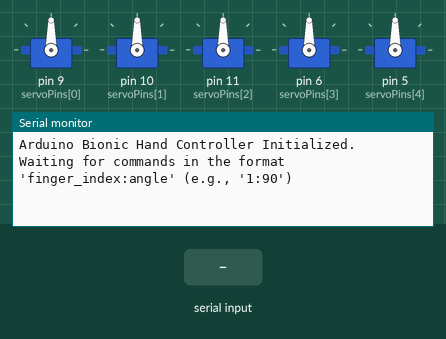
The sketch below on a simulated Arduino Uno, built with avr-gcc and run on an emulated ATmega328P. On the bench: 5 × servo, the last lines printed to the serial monitor. Inputs (shaded band) come from the test bench.

Above: at 1.2 s.
1.3 s: "90:45\n" received over Serial
At 1.9 s:
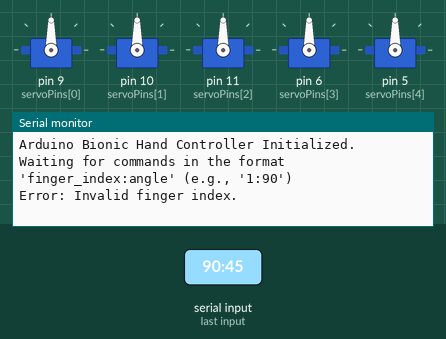
2.8 s: "5\n" received over Serial
At 4.0 s:
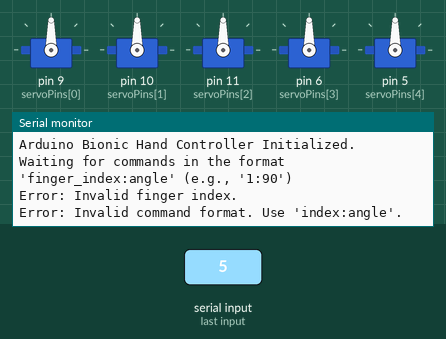
4.3 s: "1:90\n" received over Serial
At 5.4 s:
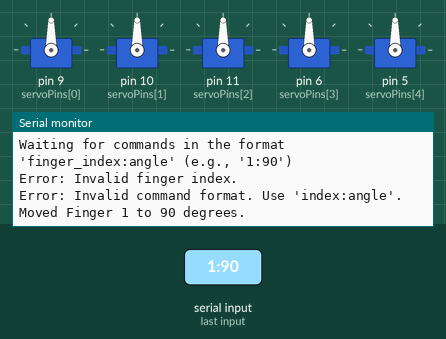

The sketch:

bionic-hand.ino
```cpp
// Bionic Hand Control Firmware
// This code runs on the Arduino Uno and waits for commands from Python.

#include <Servo.h>

// --- Configuration ---
const int NUM_SERVOS = 5;
// Assign the Arduino pins to which the servo signal wires are connected.
// Make sure these are PWM pins (usually marked with a '~').
const int servoPins[NUM_SERVOS] = {9, 10, 11, 6, 5}; // Thumb, Index, Middle, Ring, Pinky

// Create an array of Servo objects
Servo servos[NUM_SERVOS];

void setup() {
  // Start the serial communication at a 9600 baud rate.
  // This must match the rate used in the Python script.
  Serial.begin(9600);
  Serial.println("Arduino Bionic Hand Controller Initialized.");
  Serial.println("Waiting for commands in the format 'finger_index:angle' (e.g., '1:90')");

  // Attach each servo object to its corresponding pin
  for (int i = 0; i < NUM_SERVOS; i++) {
    servos[i].attach(servoPins[i]);
  }
}

void loop() {
  // Check if there is data available to read from the serial port
  if (Serial.available() > 0) {
    // Read the incoming string until the newline character
    String command = Serial.readStringUntil('\n');

    // Find the position of the colon ':' separator
    int colonIndex = command.indexOf(':');

    // If a colon is found, parse the string
    if (colonIndex > 0) {
      // Extract the finger index part and convert it to an integer
      String indexStr = command.substring(0, colonIndex);
      int fingerIndex = indexStr.toInt();

      // Extract the angle part and convert it to an integer
      String angleStr = command.substring(colonIndex + 1);
      int angle = angleStr.toInt();

      // Validate the received data
      if (fingerIndex >= 0 && fingerIndex < NUM_SERVOS) {
        // Constrain the angle to a safe range for the servo (0-180)
        angle = constrain(angle, 0, 180);

        // Move the specified servo to the specified angle
        servos[fingerIndex].write(angle);

        // Optional: Send a confirmation back to the computer
        Serial.print("Moved Finger ");
        Serial.print(fingerIndex);
        Serial.print(" to ");
        Serial.print(angle);
        Serial.println(" degrees.");
      } else {
        Serial.println("Error: Invalid finger index.");
      }
    } else {
      Serial.println("Error: Invalid command format. Use 'index:angle'.");
    }
  }
}
```

Measured:
- after the input at 1.3 s, the serial monitor: prints a new line at once (image 1)
- after the input at 2.8 s, the serial monitor: prints a new line at once (image 2)
- after the input at 4.3 s, the serial monitor: prints a new line at once (image 3)
